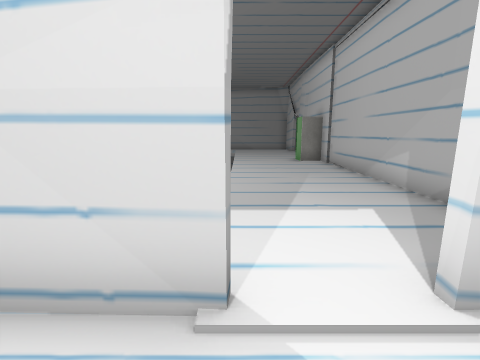
view 1 (above)

24 first-person views from a walk through a Unity game level. The camera is 1.3 m above the floor, tilts 10° down and sees 85° across. The floor is counted in squares, 1 m on a side. Each view is taken from the middle of a square. On the plan, view 1 faces up. The plan holds only what a view shows up to about 13 squares ahead; the rest is blank. The place goes on beyond the plan. Some animated figures are left out. Some surface patterns are stand-ins.

view 2
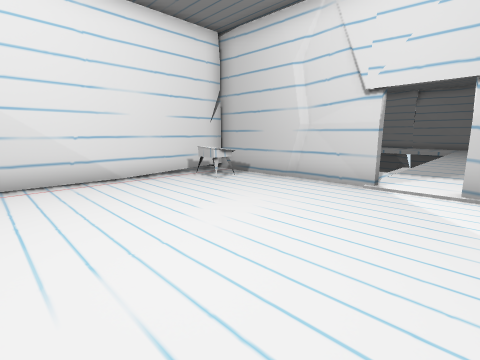

view 3
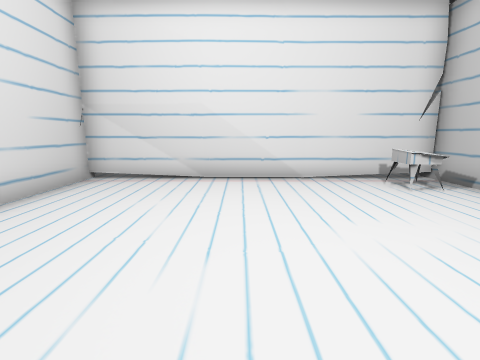

view 4
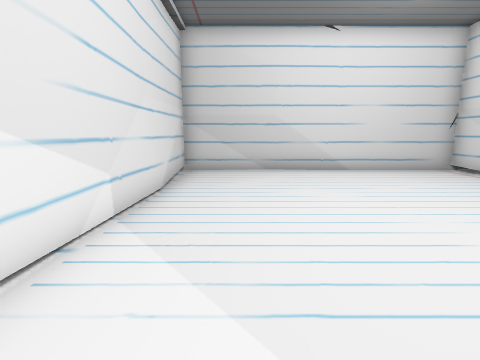

view 5
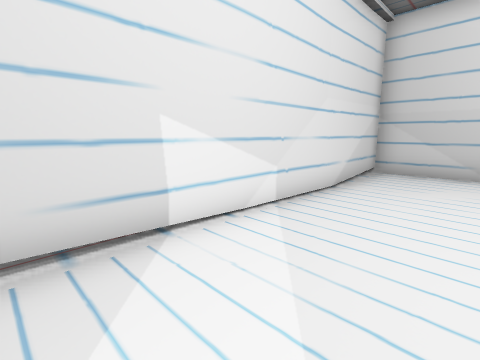

view 6
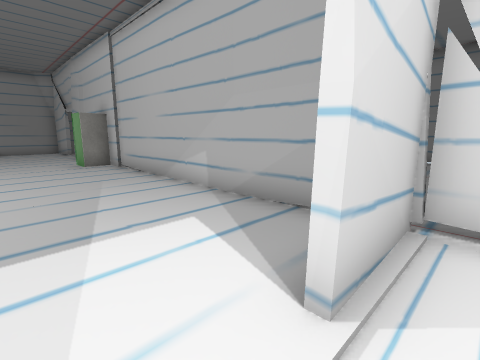

view 7
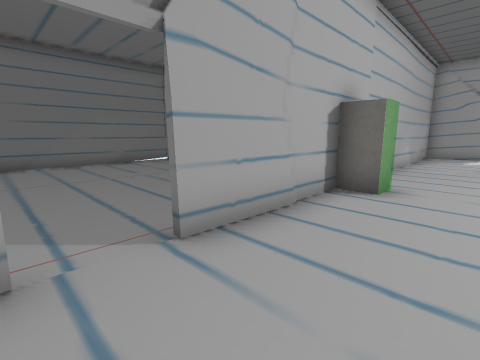

view 8
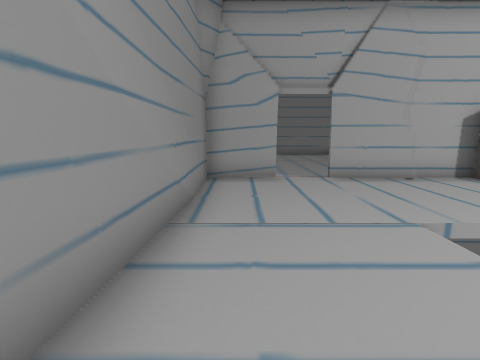

view 9
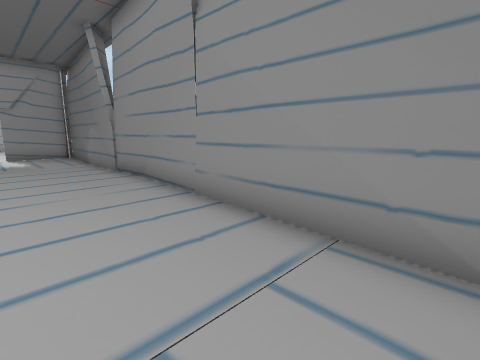

view 10
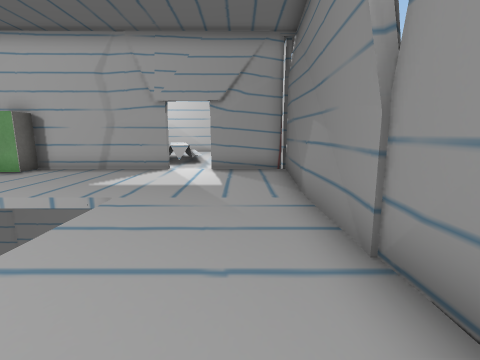

view 11
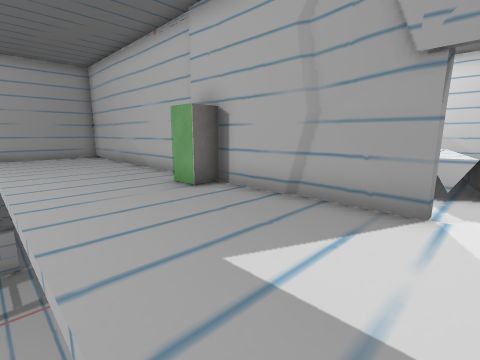

view 12
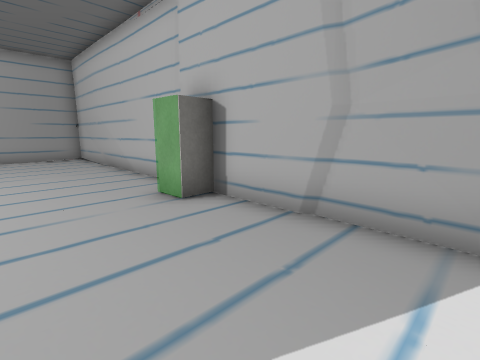

view 13
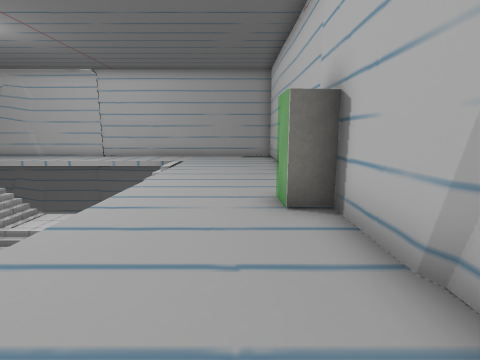

view 14
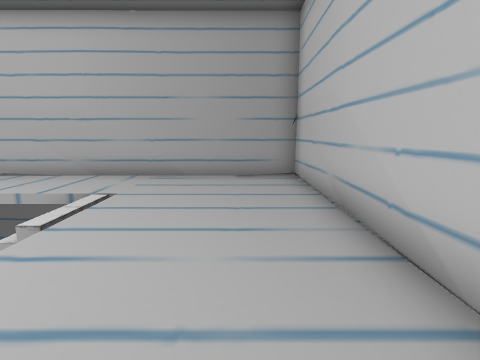

view 15
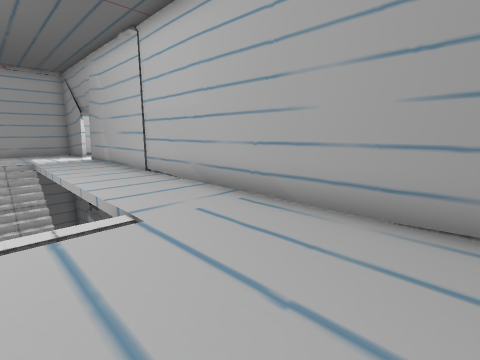

view 16
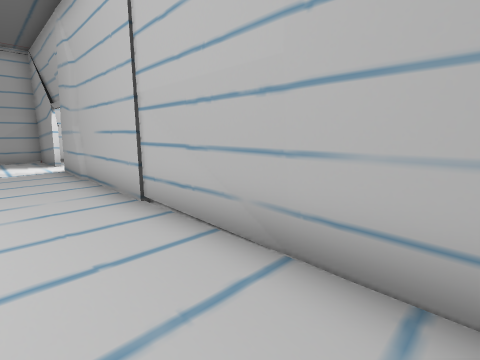

view 17
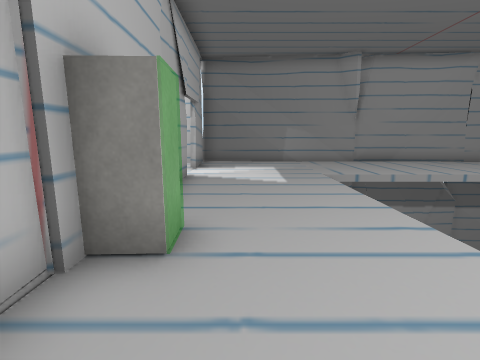

view 18
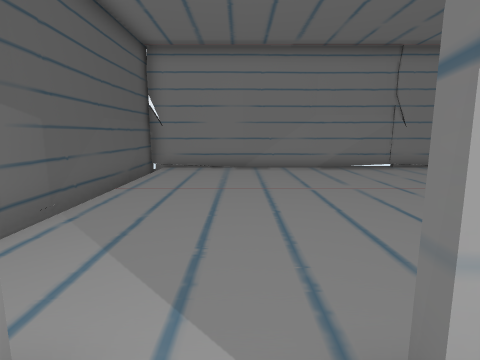

view 19
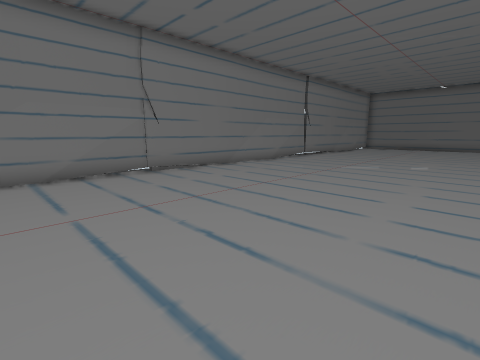

view 20
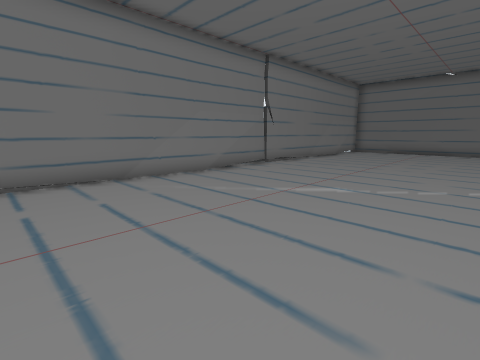

view 21
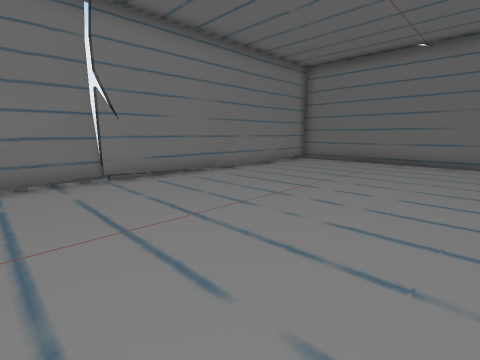

view 22
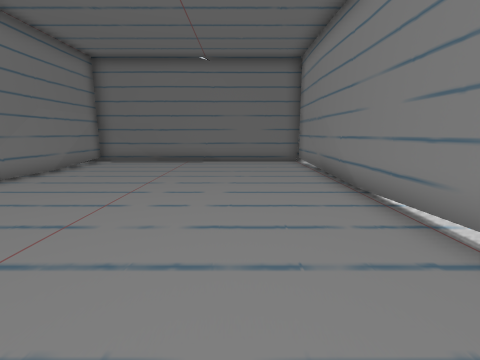

view 23
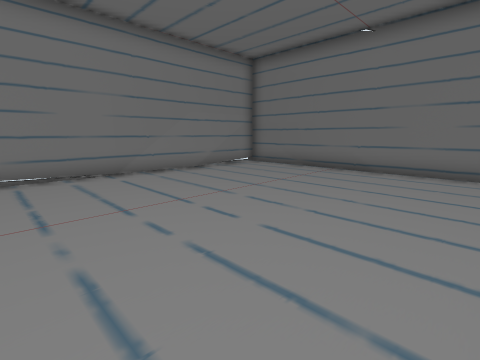

view 24
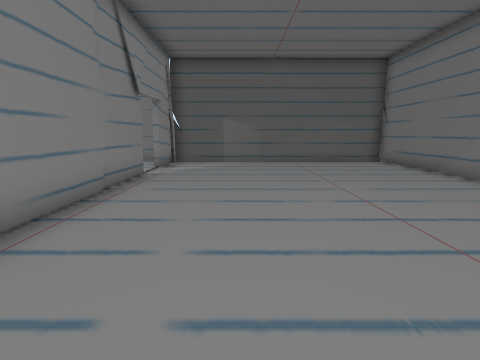

### Floor plan
Key: @ floor where view 1 was taken; # wall or solid block; x gap in a wall; . main floor; - floor 2.75 m lower than the main floor; _ floor 5.25 m lower than the main floor; / step, stairs or slope; v drop or lower ground; O other object.
Columns run from 18 left of view 1 to 14 right of it. Each row starts with its distance up from view 1.
 22  ########v vv v       x   v#####v
 21   #......#.##.#########vvvvvvvvv#
 20   #...................#.........#
 19  .x...................#.........#
 18 O...............................#
 17 O.#...._____     _....#.........#
 16   #...._          ....#.........#
 15   #...._           ...#.........#
 14   #...._           ...#.........#
 13   #...._          ...O#.........#
 12   #O..._          ...O#.........#
 11   #...._          ....#.........#
 10   #...._          ....#.........#
  9   #...._          ....#.........#
  8   #...._          ....#.........#
  7   #...._    ///   ....#.........#
  6   #..../    --/// ....#.........#
  5   #..../    --////....#.........#
  4   #...................#.........#
  3   #...................#.........#
  2   ################..###.........#
  1             #OO.......#.........#
  0             #OO...@...#.........#
 -1             #.........#.........#
 -2             #.........#.........#
 -3             #.........#.........#
 -4             #.........#.........#
 -5             #.........#.........#
 -6             #.........#.........#
 -7             #.........#.........#
 -8             #.........#.........#
 -9             ####################v

Positions as (right, up) in squares from view 1, and headings:
1: (0, 0), facing up
2: (2, -5), facing up-left
3: (2, -4), facing left
4: (2, 1), facing down
5: (1, 1), facing down-right
6: (0, 1), facing up-right
7: (1, 19), facing down-right
8: (-4, 20), facing right
9: (1, 18), facing up-left
10: (-6, 20), facing left
11: (-11, 18), facing down-left
12: (-12, 17), facing down-left
13: (-14, 17), facing down
14: (-14, 10), facing down
15: (-15, 6), facing down-right
16: (-11, 4), facing down-right
17: (-14, 9), facing up
18: (3, 18), facing right
19: (5, 16), facing down-right
20: (6, 11), facing down-right
21: (6, 4), facing down-right
22: (7, 4), facing down
23: (5, 1), facing down-right
24: (7, 9), facing up
